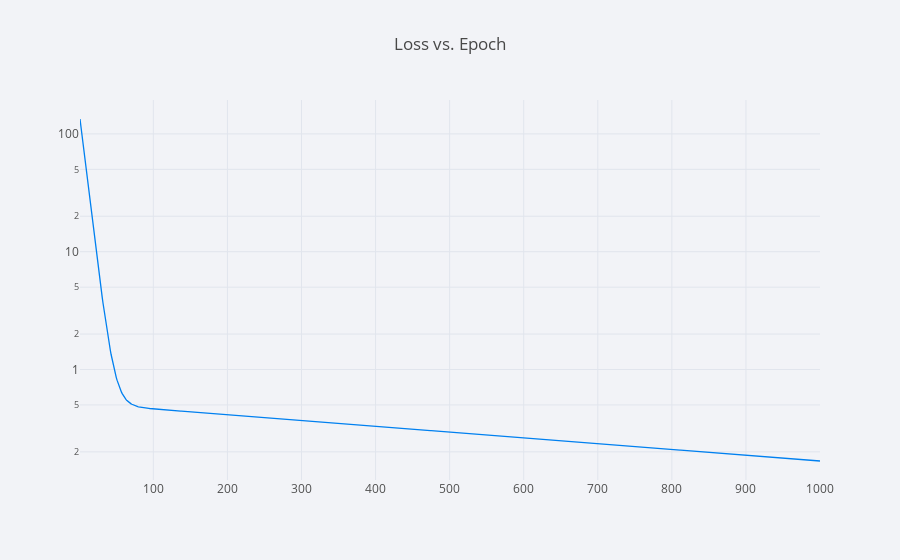

The code cell stored with this chart in its notebook:
### Code cell
loss = pd.DataFrame(history.history['loss'], columns=['loss'])
loss.index += 1
loss.name = 'epoch'
loss.iplot(title='Loss vs. Epoch', logy=True)

### Figure 1 — Plotly figure (JSON) as saved in the notebook; plotly's stock layout.template omitted (floating-point values rounded to 4 significant figures; data arrays with more than 128 entries replaced by an {"elided": "..."} marker saying what was removed)
{"data": [{"line": {"color": "rgba(0, 128, 240, 1.0)", "dash": "solid", "shape": "linear", "width": 1.3}, "mode": "lines", "name": "loss", "text": "", "type": "scatter", "uid": "07511fa7-d9a3-4c55-b81f-937c9ba31cc6", "x": {"elided": "1000 int values"}, "y": {"elided": "1000 float values"}}], "layout": {"autosize": true, "legend": {"bgcolor": "#F2F3F7", "font": {"color": "#505050"}}, "paper_bgcolor": "#F2F3F7", "plot_bgcolor": "#F2F3F7", "title": {"font": {"color": "#484848"}, "text": "Loss vs. Epoch"}, "xaxis": {"autorange": true, "gridcolor": "#E1E5ED", "range": [1, 1000], "showgrid": true, "tickfont": {"color": "#505050"}, "title": {"font": {"color": "#505050"}, "text": ""}, "type": "linear", "zerolinecolor": "#E1E5ED"}, "yaxis": {"autorange": true, "gridcolor": "#E1E5ED", "range": [-0.9379, 2.288], "showgrid": true, "tickfont": {"color": "#505050"}, "title": {"font": {"color": "#505050"}, "text": ""}, "type": "log", "zerolinecolor": "#E1E5ED"}}}
